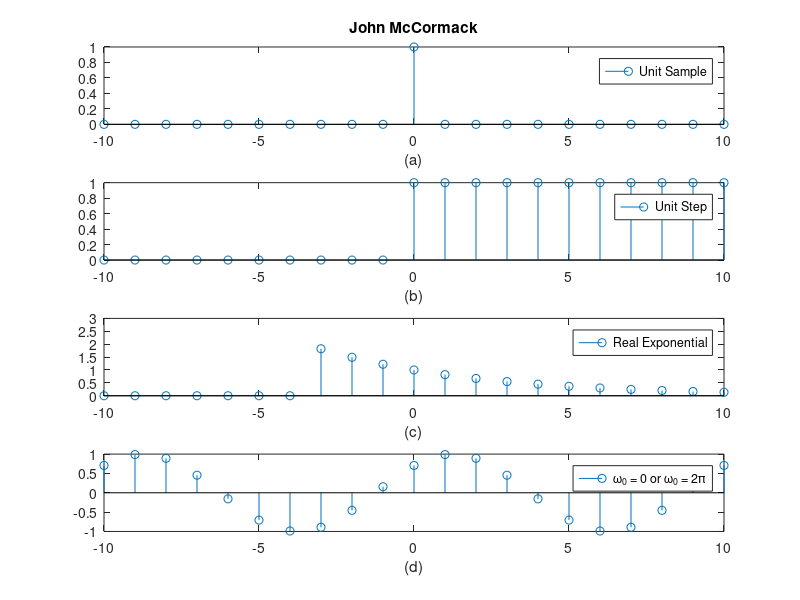
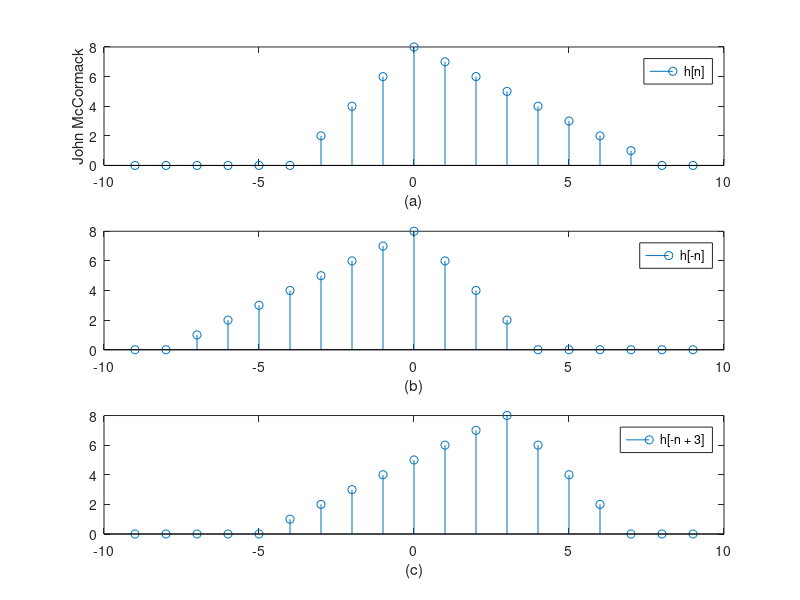

Reproduce these figures in MATLAB, in order.
%% Basic Sequences

%% Part (a) Unit Sample
% 
%  We begin by creating a simple plot of an impulse.
% 

n = -10:10;
x1 = n == 0;


%% Part (b) Unit Step
% 
%  In part 2 we create the unit step by plotting a 1
%  anytime n is greater than or equal to 0


x2 = n >= 0;


%% Part (c) Real Exponential
% This part is a little more tricky. 
% First we create a new Unit step that has been shifted by 3 to match the 
% plot. Then we create variables for the decay. This should be
% between 0 and 1 to create the proper graph. Then by dot multiplying
% the shifted signal by the exponential output we can get the graph
% we are looking for.

x3 = n >= -3;

decay = .2;
expon = 1 * exp(-(n)  * decay);
x3 = expon .* (x3);


%% Part (d) Sinusoidal
% Here we create a variable for the period and the phase to help make
% adjustments. The values listed below created an output that closely
% resembled that of the provided graph. 

phase = -1 * pi/4;
T = 10;

x4 = cos(2 * pi .* n ./ T + phase);

%% Plotting
% Below is all of the needed code to handle the actual 
% ploting of the data. Nothing special here. 

subplot(4,1,1); stem(n,x1);
legend('Unit Sample');
xlabel('(a)');
title('John McCormack');

subplot(4,1,2); stem(n, x2);
legend('Unit Step');
xlabel('(b)');

subplot(4,1,3); stem(n,x3);
axis([-10 10 0 3]);
legend('Real Exponential');
xlabel('(c)');

subplot(4,1,4); stem(n, x4);
legend('Sinusoidal');
xlabel('(d)');

% Special Characters

legend('\omega_0 = 0 or \omega_0 = 2\pi');

%% Flip and Shift
% Now we will create a signal, then flip it, and then shift the flipped
% version. 

%% First Signal (a)
% Next we will create the original signal according to the specification.

h = [0 0 0 0 0 0 2 4 6 8 7 6 5 4 3 2 1 0 0];
n = [1:length(h)] - round(length(h) / 2);

%% Flipped (b)
% Below we will flip h[n] to do this we simply copy the matrix, starting
% from the end and working backwards. 

hflip = h(end:-1:1);

%% Shifting (c)
% Next we will take the flipped signal and shift it by 3 bits.
% To do this we prepend a matrix of 0's to our original matrix.
% We will also need to shrink the size of our original matrix in order 
% to account for the change. 

hshift = [zeros(1,3) hflip(1:end-3)];

%% Printing
% Again we print out all graphs to see the changes we made.
% To begin we use the 'figure' command to generate a new plot.

figure;

subplot(3,1,1); stem(n, h);
legend('h[n]');
xlabel('(a)');
ylabel('John McCormack');

subplot(3,1,2); stem(n, hflip);
legend('h[-n]');
xlabel('(b)');

subplot(3,1,3); stem(n, hshift);
legend('h[-n + 3]');
xlabel('(c)');











